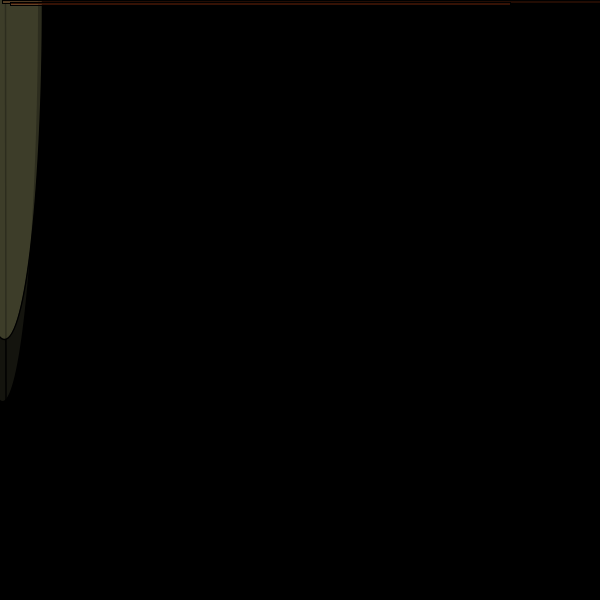
Frame 1 (no input)
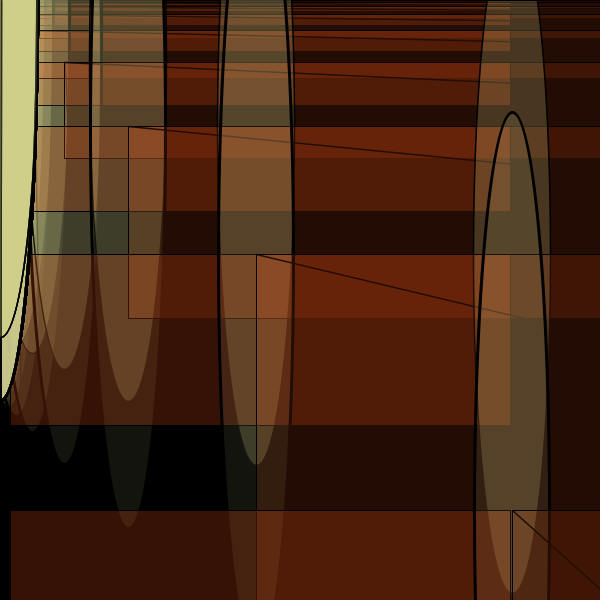
Frame 60 (the mouse pressed at the canvas centre just before this capture)
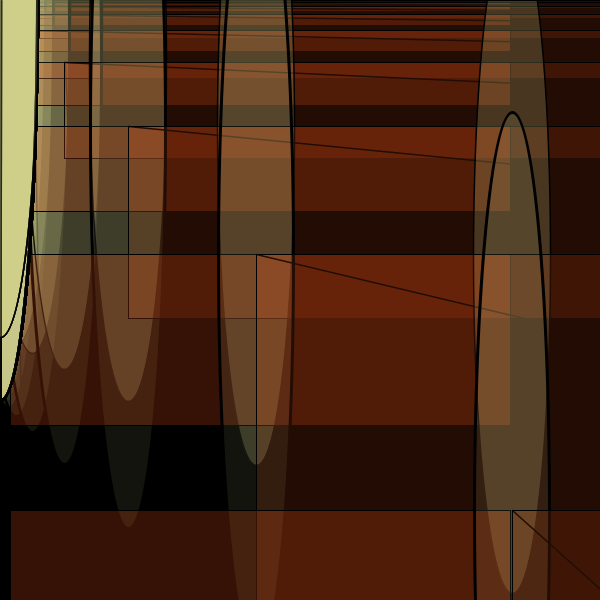
Frame 120 (the mouse held since frame 60 and released just before this capture)

The Processing sketch that drew these frames (run headless with seeded random() and noise(); from frame 60 on, the mouse is pressed at the canvas centre):

// Processing sketch: processing_7752
// ── processing_7752.pde

//import processing.pdf.*;

int x=2;
int y=2;
float z=1.5;
int w =20;
int h = 10;

void setup (){
  size (600, 600);
  //beginRecord (PDF, "incregrid7.pdf");
  background (0);
  smooth();
}

void draw (){
  strokeWeight (3);
  fill (209, 207, 139, 25);
  //stroke (0);
  ellipse (x, y, 75, 800);
  x = x*2;
  
  strokeWeight (1.5);
  line (x+z, x, x*z, 800);
  line (y, y-z, 800, y*z);
  fill (209, 207, 139, 55);
  ellipse (x, y, 77, 675);
 
  strokeWeight (1);
  fill (245, 85, 22, 35);
  rect (y, y-z, 800, y*z);
  y = y*2;
  fill (245, 85, 22, 55);
  rect (10, y-z, 500, y/z);
  
 
}

void mousePressed() {
  endRecord();
}
